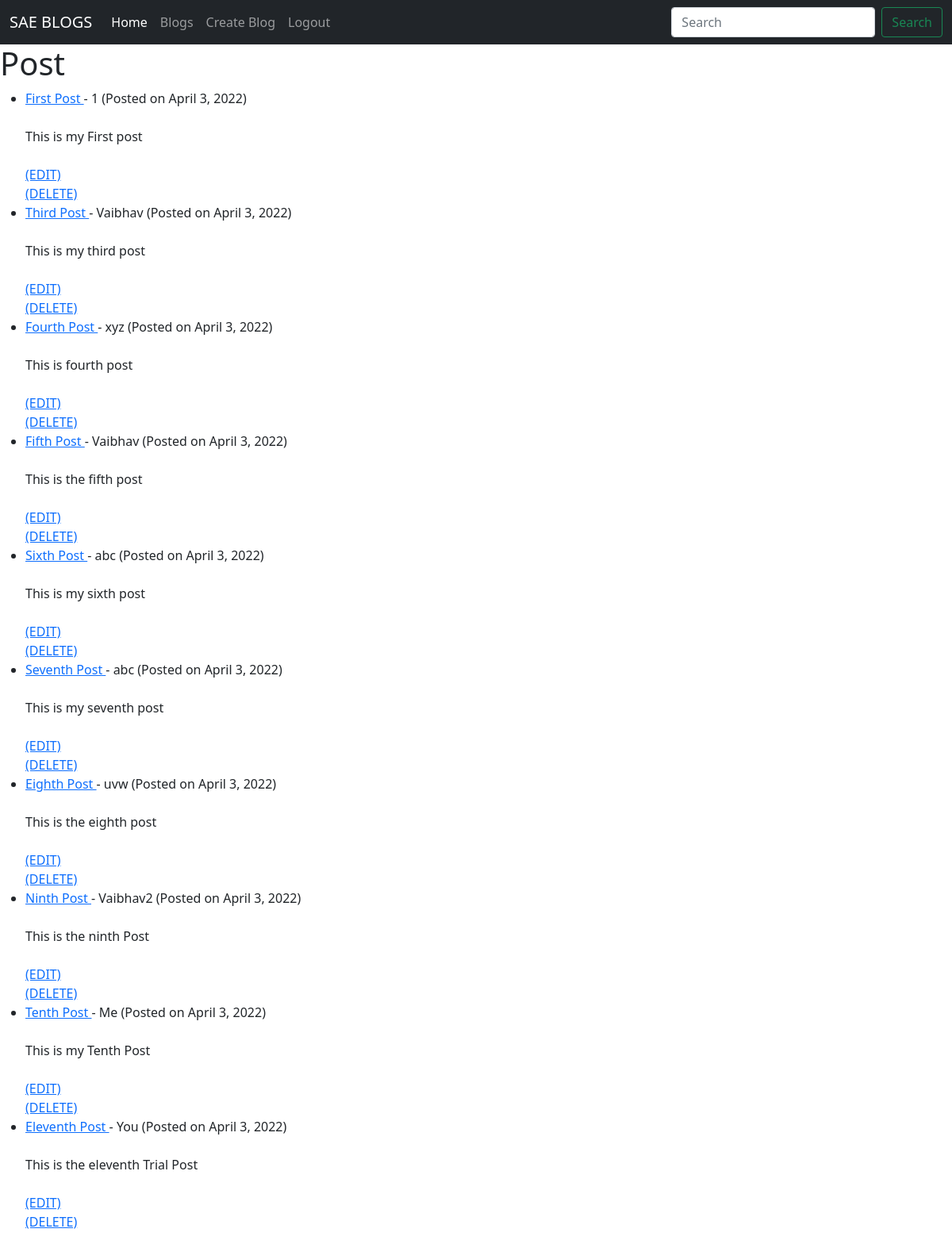
/blog (signed in), run on the app's committed database.
### SAEblogs/models.py (models this page shows, shortened)
class Post(models.Model):
    title=models.CharField(max_length=120)
    author=models.CharField(max_length=120)
    body=models.TextField()
    post_date=models.DateField(auto_now_add=True)

### SAEblogs/views.py (the view)
# urls.py: path("blog",BlogPost.as_view(),name='blog'),
class BlogPost(ListView):
    model=Post
    template_name='blogs.html'
    ordering=['-post_date']

### SAEblogs/templates/blogs.html
{% extends "base.html" %} {% block title %} Blogs Page {% endblock title %} {% block body %} {% if user.is_authenticated %}
<h1>Post</h1>
<ul>
    {% for post in object_list %}
    <li>
        <a href="{% url 'postview' post.pk %}">{{post.title}} </a> - {{post.author}} (Posted on {{post.post_date}})
        <br>
        <br>{{post.body}}
        <br>
        <br>
        <a href="{% url 'editpost' post.pk %}">(EDIT)</a>
        <br>
        <a href="{% url 'deletepost' post.pk %}">(DELETE)</a>
    </li>
    {% endfor %}
</ul>
{% else %}
<h1> Please Log in</h1>
{% endif %} {% endblock body %}

### SAEblogs/templates/base.html (shortened to what this page needs)
<!doctype html>
<html lang="en">
<head>
    <link href="https://cdn.jsdelivr.net/npm/bootstrap@5.1.3/dist/css/bootstrap.min.css" rel="stylesheet">
</head>
<body>
    <nav class="navbar navbar-expand-lg navbar-dark bg-dark">
        <div class="container-fluid">
            <a class="navbar-brand" href="#">SAE BLOGS</a>
            <div class="collapse navbar-collapse" id="navbarSupportedContent">
                <ul class="navbar-nav me-auto mb-2 mb-lg-0">
                    <li class="nav-item">
                        <a class="nav-link active" aria-current="page" href="/">Home</a>
                    </li>
                    <li class="nav-item">
                        <a class="nav-link" href="{% url 'blog' %}">Blogs</a>
                    </li>
                    <li class="nav-item">
                        <a class="nav-link" href="{% url 'createpost' %}">Create Blog</a>
                    </li>
                    {% if user.is_authenticated %}
                    <li class="nav-item">
                        <a class="nav-link" href="{% url 'logout' %}"> Logout</a>
                    </li>
                    {% endif %}
                </ul>
                <form class="d-flex">
                    <input class="form-control me-2" type="search" placeholder="Search" aria-label="Search">
                    <button class="btn btn-outline-success" type="submit">Search</button>
                </form>
            </div>
        </div>
    </nav>
     {% block body %} {% endblock body %}
</body>
</html>

### data on the page
Post: title "First Post", author "1", post_date "April 3, 2022", body "This is my First post"
Post: title "Third Post", author "Vaibhav", post_date "April 3, 2022", body "This is my third post"
Post: title "Fourth Post", author "xyz", post_date "April 3, 2022", body "This is fourth post"
Post: title "Fifth Post", author "Vaibhav", post_date "April 3, 2022", body "This is the fifth post"
Post: title "Sixth Post", author "abc", post_date "April 3, 2022", body "This is my sixth post"
Post: title "Seventh Post", author "abc", post_date "April 3, 2022", body "This is my seventh post"
Post: title "Eighth Post", author "uvw", post_date "April 3, 2022", body "This is the eighth post"
Post: title "Ninth Post", author "Vaibhav2", post_date "April 3, 2022", body "This is the ninth Post"
Post: title "Tenth Post", author "Me", post_date "April 3, 2022", body "This is my Tenth Post"
Post: title "Eleventh Post", author "You", post_date "April 3, 2022", body "This is the eleventh Trial Post"
